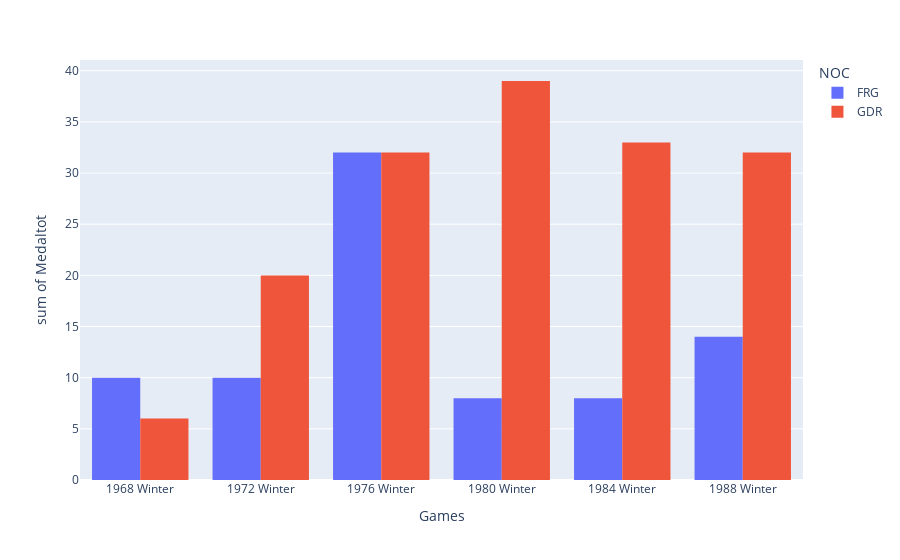

Here is the notebook cell this chart was saved with:
### Code cell
df_frg_gdr=df[df["NOC"].isin(["FRG", "GDR"])]
games_cold_war_s=["1968 Summer", "1972 Summer", "1976 Summer", "1980 Summer", "1984 Summer", "1988 Summer"]
games_cold_war_w=["1968 Winter", "1972 Winter", "1976 Winter", "1980 Winter", "1984 Winter", "1988 Winter"]
df_frg_gdr=df_frg_gdr[df_frg_gdr["Games"].isin(games_cold_war_w)]
df_frg_gdr=df_frg_gdr[df_frg_gdr["Medal"].isin(["Gold", "Silver", "Bronze"])]
df_frg_gdr["Medaltot"]=1
df_frg_gdr=df_frg_gdr.sort_values(by=["Games"])

px.histogram(df_frg_gdr, x="Games", y="Medaltot", color="NOC", barmode="group")

### Figure 1 — Plotly figure (JSON) as saved in the notebook; plotly's stock layout.template omitted (floating-point values rounded to 4 significant figures; data arrays with more than 128 entries replaced by an {"elided": "..."} marker saying what was removed)
{"data": [{"alignmentgroup": "True", "bingroup": "x", "histfunc": "sum", "hovertemplate": "NOC=FRG<br>Games=%{x}<br>sum of Medaltot=%{y}<extra></extra>", "legendgroup": "FRG", "marker": {"color": "#636efa", "pattern": {"shape": ""}}, "name": "FRG", "offsetgroup": "FRG", "orientation": "v", "showlegend": true, "type": "histogram", "x": ["1968 Winter", "1968 Winter", "1968 Winter", "1968 Winter", "1968 Winter", "1968 Winter", "1968 Winter", "1968 Winter", "1968 Winter", "1968 Winter", "1972 Winter", "1972 Winter", "1972 Winter", "1972 Winter", "1972 Winter", "1972 Winter", "1972 Winter", "1972 Winter", "1972 Winter", "1972 Winter", "1976 Winter", "1976 Winter", "1976 Winter", "1976 Winter", "1976 Winter", "1976 Winter", "1976 Winter", "1976 Winter", "1976 Winter", "1976 Winter", "1976 Winter", "1976 Winter", "1976 Winter", "1976 Winter", "1976 Winter", "1976 Winter", "1976 Winter", "1976 Winter", "1976 Winter", "1976 Winter", "1976 Winter", "1976 Winter", "1976 Winter", "1976 Winter", "1976 Winter", "1976 Winter", "1976 Winter", "1976 Winter", "1976 Winter", "1976 Winter", "1976 Winter", "1976 Winter", "1980 Winter", "1980 Winter", "1980 Winter", "1980 Winter", "1980 Winter", "1980 Winter", "1980 Winter", "1980 Winter", "1984 Winter", "1984 Winter", "1984 Winter", "1984 Winter", "1984 Winter", "1984 Winter", "1984 Winter", "1984 Winter", "1988 Winter", "1988 Winter", "1988 Winter", "1988 Winter", "1988 Winter", "1988 Winter", "1988 Winter", "1988 Winter", "1988 Winter", "1988 Winter", "1988 Winter", "1988 Winter", "1988 Winter", "1988 Winter"], "xaxis": "x", "y": [1, 1, 1, 1, 1, 1, 1, 1, 1, 1, 1, 1, 1, 1, 1, 1, 1, 1, 1, 1, 1, 1, 1, 1, 1, 1, 1, 1, 1, 1, 1, 1, 1, 1, 1, 1, 1, 1, 1, 1, 1, 1, 1, 1, 1, 1, 1, 1, 1, 1, 1, 1, 1, 1, 1, 1, 1, 1, 1, 1, 1, 1, 1, 1, 1, 1, 1, 1, 1, 1, 1, 1, 1, 1, 1, 1, 1, 1, 1, 1, 1, 1], "yaxis": "y"}, {"alignmentgroup": "True", "bingroup": "x", "histfunc": "sum", "hovertemplate": "NOC=GDR<br>Games=%{x}<br>sum of Medaltot=%{y}<extra></extra>", "legendgroup": "GDR", "marker": {"color": "#EF553B", "pattern": {"shape": ""}}, "name": "GDR", "offsetgroup": "GDR", "orientation": "v", "showlegend": true, "type": "histogram", "x": {"elided": "162 str values"}, "xaxis": "x", "y": {"elided": "162 int values"}, "yaxis": "y"}], "layout": {"barmode": "group", "legend": {"title": {"text": "NOC"}, "tracegroupgap": 0}, "margin": {"t": 60}, "xaxis": {"anchor": "y", "domain": [0, 1], "title": {"text": "Games"}}, "yaxis": {"anchor": "x", "domain": [0, 1], "title": {"text": "sum of Medaltot"}}}}
